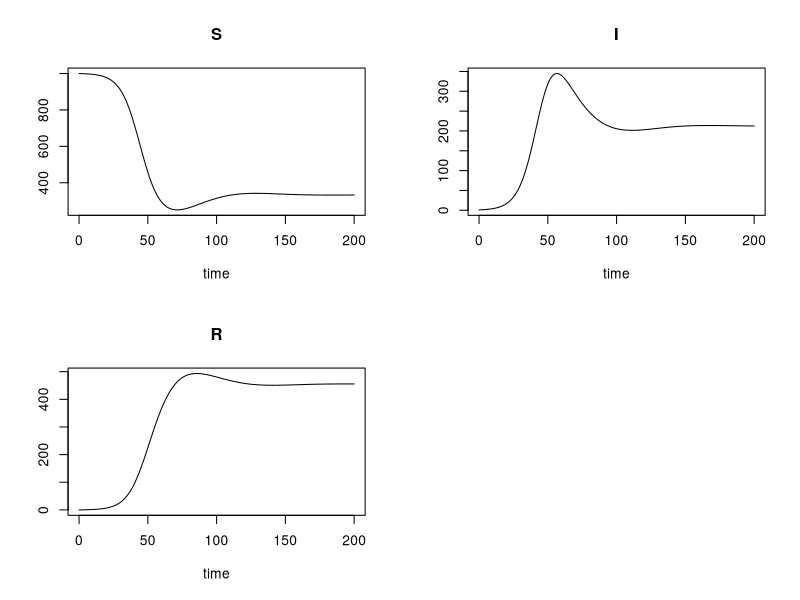

Recreate this plot in R.
rm(list=ls())
library(deSolve)

#Define SIR model as function (later used in the ODE solver)
SIR_func <- function(t, SIR, P) {
  S <- SIR[1]
  I <- SIR[2]
  R <- SIR[3]
    dSdt <- -P$beta * I * S + P$gamma*R
    dIdt <- P$beta * I * S - P$rho * I - P$mu*I
    dRdt <- P$rho * I-P$gamma*R
    
  return(list(c(dSdt,dIdt,dRdt)))
}

SIR0 <- c(S=1000, I=1, R=0) #Inital conditions


#Parameters
#For Covid-19 recovery rate is 14 days => rho=1/14)
rho <- 1/14 

#R0 has been estimated to be between 1.5-3.5 (see slide)
R0<-3

#Beta can be computed from R0 (see slide)
beta <- rho*R0/SIR0[1]

#Collect parameter in P, including gamma assuming that resistance only last for 30 days (also test with 180 days)
# Also including some death rate that is high but still less than the recovery rate e.g. 0.035
P <- list(beta=beta, rho=rho, gamma=1/30, mu=0)
#P <- list(beta=beta, rho=rho, gamma=1/180, mu=0.035)


tt <- seq(0,200, by=1) #Set time values for the solver

#Run the solver and plot the results
result <- ode(y=SIR0, func=SIR_func, parms=P, times=tt)
plot(result)
